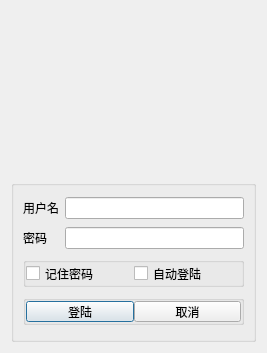
<?xml version="1.0" encoding="UTF-8"?>
<ui version="4.0">
 <class>LogIn</class>
 <widget class="QDialog" name="LogIn">
  <property name="geometry">
   <rect>
    <x>0</x>
    <y>0</y>
    <width>267</width>
    <height>353</height>
   </rect>
  </property>
  <property name="windowTitle">
   <string>登录</string>
  </property>
  <layout class="QGridLayout" name="gridLayout_5">
   <item row="0" column="0">
    <layout class="QGridLayout" name="gridLayout_2">
     <item row="0" column="0">
      <widget class="QLabel" name="label">
       <property name="text">
        <string/>
       </property>
       <property name="alignment">
        <set>Qt::AlignmentFlag::AlignCenter</set>
       </property>
      </widget>
     </item>
     <item row="1" column="0">
      <widget class="QGroupBox" name="groupBox">
       <property name="title">
        <string/>
       </property>
       <layout class="QGridLayout" name="gridLayout_4">
        <item row="3" column="0" colspan="2">
         <widget class="QGroupBox" name="groupBox_2">
          <property name="maximumSize">
           <size>
            <width>16777215</width>
            <height>30</height>
           </size>
          </property>
          <property name="title">
           <string/>
          </property>
          <layout class="QGridLayout" name="gridLayout">
           <property name="leftMargin">
            <number>0</number>
           </property>
           <property name="topMargin">
            <number>0</number>
           </property>
           <property name="rightMargin">
            <number>0</number>
           </property>
           <property name="bottomMargin">
            <number>0</number>
           </property>
           <property name="spacing">
            <number>0</number>
           </property>
           <item row="0" column="0">
            <widget class="QPushButton" name="btnLogIn">
             <property name="text">
              <string>登陆</string>
             </property>
            </widget>
           </item>
           <item row="0" column="1">
            <widget class="QPushButton" name="editCancel">
             <property name="text">
              <string>取消</string>
             </property>
            </widget>
           </item>
          </layout>
         </widget>
        </item>
        <item row="1" column="0">
         <widget class="QLabel" name="label_3">
          <property name="text">
           <string>密码</string>
          </property>
         </widget>
        </item>
        <item row="0" column="1">
         <widget class="QLineEdit" name="editName"/>
        </item>
        <item row="2" column="0" colspan="2">
         <widget class="QGroupBox" name="groupBox_3">
          <property name="maximumSize">
           <size>
            <width>16777215</width>
            <height>30</height>
           </size>
          </property>
          <property name="title">
           <string/>
          </property>
          <layout class="QGridLayout" name="gridLayout_3">
           <property name="leftMargin">
            <number>0</number>
           </property>
           <property name="topMargin">
            <number>0</number>
           </property>
           <property name="rightMargin">
            <number>0</number>
           </property>
           <property name="bottomMargin">
            <number>0</number>
           </property>
           <property name="spacing">
            <number>0</number>
           </property>
           <item row="0" column="0">
            <widget class="QCheckBox" name="cheRemeberPswd">
             <property name="text">
              <string>记住密码</string>
             </property>
            </widget>
           </item>
           <item row="0" column="1">
            <widget class="QCheckBox" name="cheAutoLogin">
             <property name="text">
              <string>自动登陆</string>
             </property>
            </widget>
           </item>
          </layout>
         </widget>
        </item>
        <item row="1" column="1">
         <widget class="QLineEdit" name="editPswd">
          <property name="echoMode">
           <enum>QLineEdit::EchoMode::Password</enum>
          </property>
         </widget>
        </item>
        <item row="0" column="0">
         <widget class="QLabel" name="label_2">
          <property name="text">
           <string>用户名</string>
          </property>
         </widget>
        </item>
       </layout>
      </widget>
     </item>
    </layout>
   </item>
  </layout>
 </widget>
 <resources/>
 <connections/>
</ui>
